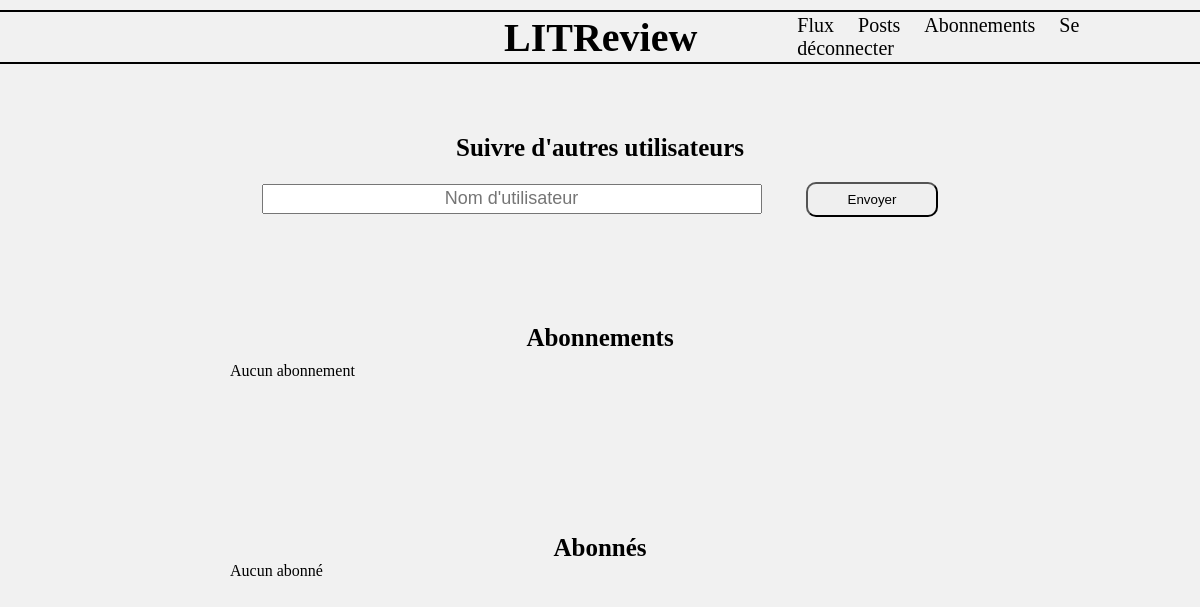
Page /subscriptions (signed in) on the earlier database version.
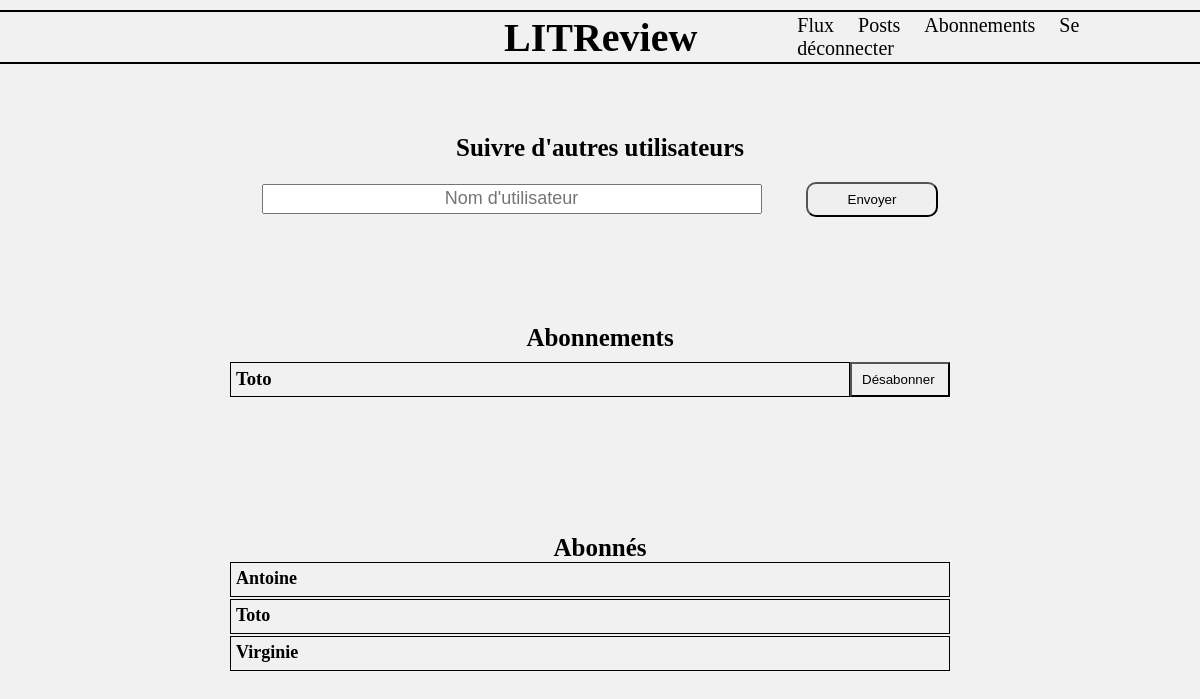
Same page on the later database version.
### authentication/models.py (models this page shows, shortened)
class UserFollows(Model):
    user = ForeignKey(
        to=settings.AUTH_USER_MODEL,
        on_delete=CASCADE,
        related_name='following',
    )
    followed_user = ForeignKey(
        to=settings.AUTH_USER_MODEL,
        on_delete=CASCADE,
        related_name='followed_by',
    )
    class Meta:
        unique_together = (
            'user',
            'followed_user',
        )

class User(AbstractUser):
    def __str__(self):
        return f'{self.username.capitalize()}'

### authentication/views.py (the view, shortened to what this page needs)
class SubscriptionView(View):
    template = 'authentication/subscription.html'
    form = SubscriptionForm
    def get(self, request):
        form = self.form()
        current_user = request.user
        subscriptions = []
        subscribers = []
        for subscription in UserFollows.objects.all():
            if subscription.user == current_user:
                subscriptions.append(subscription)
            if subscription.followed_user == current_user:
                subscribers.append(subscription.user)
        context = {
            'form': form,
            'current_user': current_user,
            'subscriptions': subscriptions,
            'subscribers': subscribers,
        }
        return render(
            request,
            self.template,
            context=context,
        )

### authentication/forms.py
class SubscriptionForm(Form):
    username = CharField(
        max_length=50,
        label=False,
        widget=TextInput(
            attrs={
                "class": "textbox subscription_textbox_username",
                "placeholder": "Nom d'utilisateur",
            }
        ),
    )

### authentication/templates/authentication/subscription.html (shortened to what this page needs)
{% extends "base.html" %}
{% block content %}
    <div class="subrcitpion_followers">
        <section class="subrcitpion_follows__users">
            <h2>Suivre d'autres utilisateurs</h2>
            <form method="POST">
                {{ form }}
                <input class="btn" type="submit" value="Envoyer">
            </form>
        </section>
        <section class="subscription">
            <h2 class="subscription__title">Abonnements</h2>
            <ul>
                {% for subscription in subscriptions %}
                <li>
                    <div class="subscription_items">
                        <h3 class="subscription_name">{{ subscription.followed_user }}</h3>
                        <a href="{% url 'unsubscribe' subscription.id %}"><button class="btn subscription_name__btn" type='button'>Désabonner</button></a>
                    </div>
                </li>
                {% empty %}
                <p>Aucun abonnement</p>
                {% endfor %}
            </ul>
        </section>
        <section class="subscription_subscribers">
            <h2 class="subscription_subscribers__title">Abonnés</h2>
            <ul>
                {% for subscriber in subscribers %}
                    <li class="subscription_subscribers__username">{{ subscriber }}</li>
                {% empty %}
                    <p>Aucun abonné</p>
                {% endfor %}
            </ul>
        </section>
    </div>
{% endblock %}

Differences in the rows shown:
added UserFollows: followed_user "Toto"
now on this page (row edited): User: username "Antoine"
now on this page (row edited): User: username "Toto"
added User: username "Virginie"
Other differences:
text no longer shown: "Aucun abonnement Aucun abonné"
